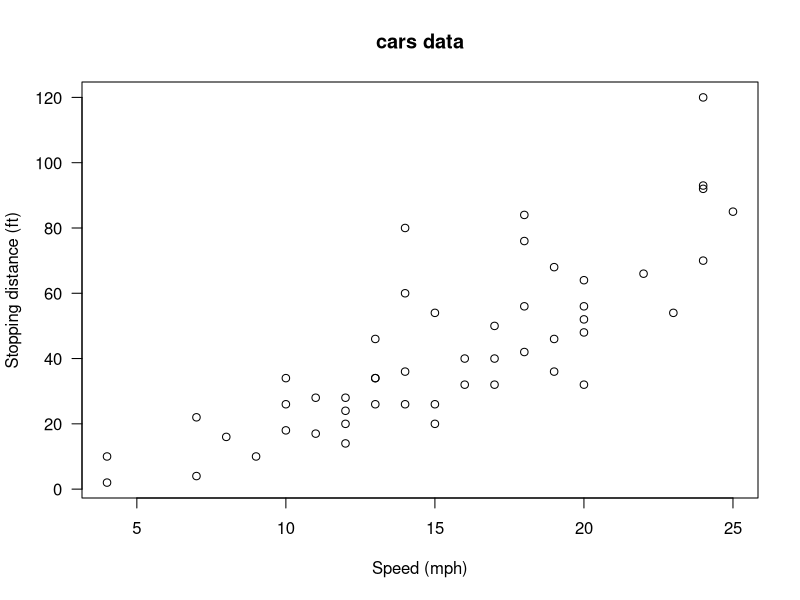
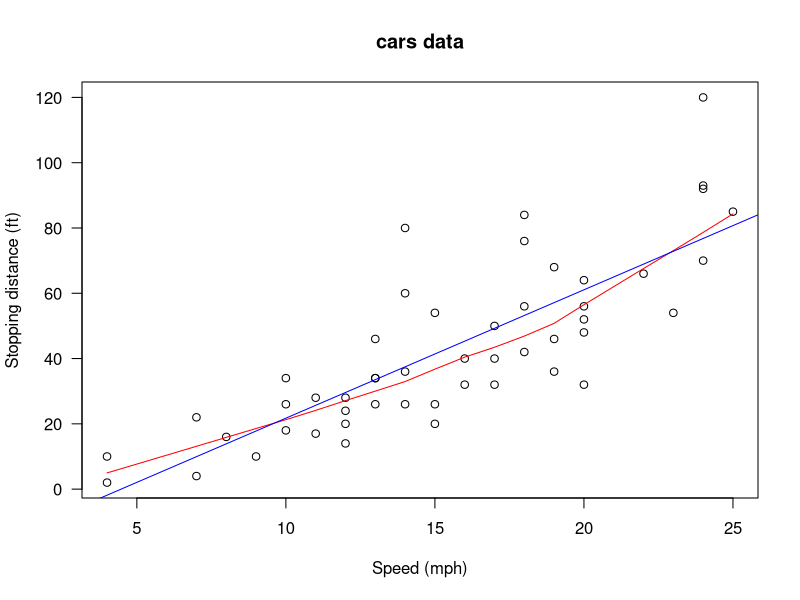
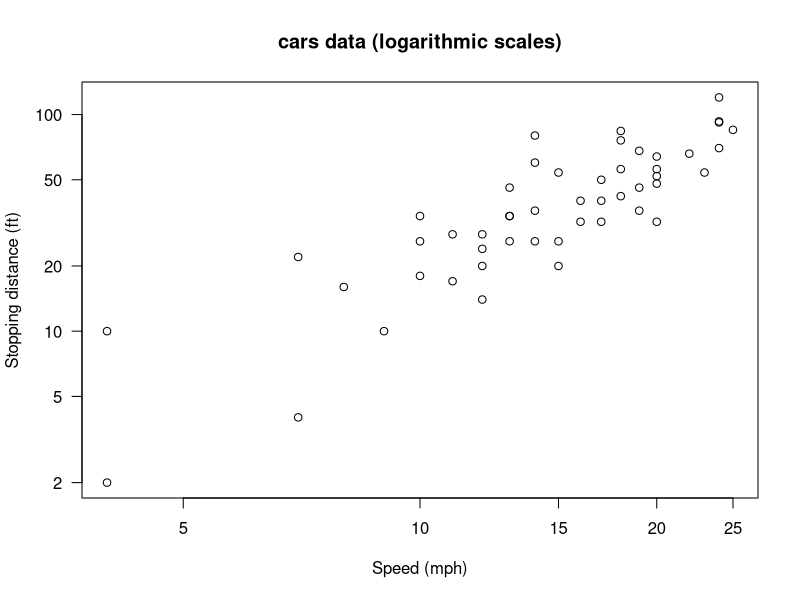
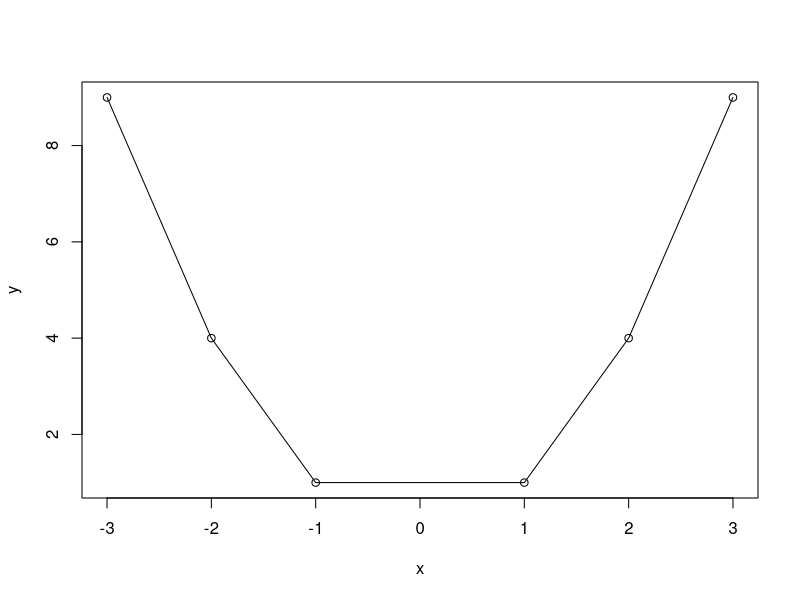

Recreate these plots in R, in order.
## ---- chunk 1
knitr::opts_chunk$set(echo = FALSE)
## ---- chunk 2
library(MASS)
attach(cars)
head(cars)
## ---- chunk 3
require(stats); require(graphics)
plot(cars, xlab = "Speed (mph)", ylab = "Stopping distance (ft)",
     las = 1)
title(main = "cars data")
## ---- chunk 4
require(stats); require(graphics)
plot(cars, xlab = "Speed (mph)", ylab = "Stopping distance (ft)",
     las = 1)
lines(lowess(cars$speed, cars$dist, f = 2/3, iter = 3), col = "red")
abline(lm(cars$dist ~ cars$speed),col="blue")
title(main = "cars data")
## ---- chunk 5
cor(cars$speed,cars$dist)
cor.test(cars$speed,cars$dist)
## ---- chunk 6
plot(cars, xlab = "Speed (mph)", ylab = "Stopping distance (ft)",
     las = 1, log = "xy")
title(main = "cars data (logarithmic scales)")
## ---- chunk 7
cor(log(cars$speed),log(cars$dist))
cor.test(log(cars$speed),log(cars$dist))
## ---- chunk 8
x = c(-3,-2,-1,1,2,3)
y = x^2 
cor(x,y)
## ---- chunk 9
plot(x,y,type="l")
points(x,y)
## ---- chunk 10
x = seq(1,7)
y = x^4
cor(x,y)
## same as cor(x,y,method="pearson")
cor(x,y,method="pearson")
## ---- chunk 11
cor(rank(x),rank(y))
## same as cor(x,y,method="spearman")
cor(x,y,method="spearman")
## ---- chunk 12
cor(cars$speed,cars$dist)
cor(log(cars$speed),log(cars$dist))
## ---- chunk 13
cor(cars$speed,cars$dist,method="spearman")
cor(log(cars$speed),log(cars$dist),method="spearman")
cor((cars$speed)^2,(cars$dist)^2,method="spearman")
## ---- chunk 14
cor.test(cars$speed,cars$dist,method="spearman")
